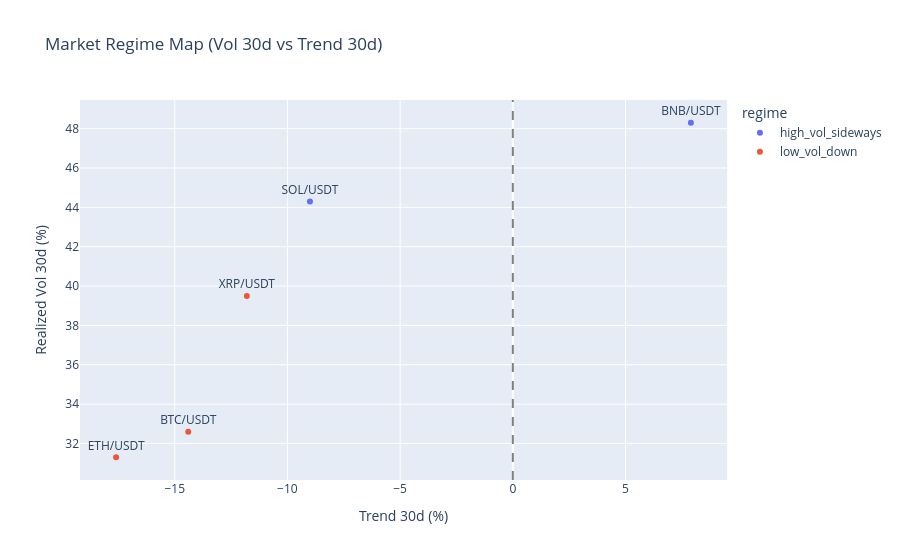

Notebook code cell kept with this figure:
### Markdown cell above
## 4. Market Regime Summary

### Code cell
regime = ch.query_df("""
WITH daily_close AS (
    SELECT symbol, toDate(open_time) AS d, argMax(close, open_time) AS c
    FROM crypto.fact_candles WHERE interval='1m' AND open_time >= now() - INTERVAL 30 DAY
    GROUP BY symbol, d
),
trend AS (
    SELECT symbol,
        round((argMax(c,d) - argMin(c,d)) / nullIf(argMin(c,d),0)*100, 1) AS trend_pct
    FROM daily_close GROUP BY symbol
)
SELECT v.symbol,
    round(v.realized_vol_30d*100,1) AS vol_30d,
    t.trend_pct,
    CASE
        WHEN v.realized_vol_30d > 0.4 AND t.trend_pct >  10 THEN 'high_vol_up'
        WHEN v.realized_vol_30d > 0.4 AND t.trend_pct < -10 THEN 'high_vol_down'
        WHEN v.realized_vol_30d > 0.4                       THEN 'high_vol_sideways'
        WHEN t.trend_pct > 5                                THEN 'low_vol_up'
        WHEN t.trend_pct < -5                               THEN 'low_vol_down'
        ELSE                                                     'low_vol_sideways'
    END AS regime
FROM crypto.mart_volatility v
JOIN trend t USING (symbol)
WHERE (v.exchange, v.symbol, v.window_start) IN (
    SELECT exchange, symbol, max(window_start) FROM crypto.mart_volatility GROUP BY exchange, symbol
)
""")

fig = px.scatter(regime, x='trend_pct', y='vol_30d', text='symbol', color='regime',
                 title='Market Regime Map (Vol 30d vs Trend 30d)',
                 labels={'trend_pct': 'Trend 30d (%)', 'vol_30d': 'Realized Vol 30d (%)'})
fig.update_traces(textposition='top center')
fig.add_vline(x=0, line_dash='dash', line_color='grey')
fig.show()

### Figure 1 — Plotly figure (JSON) as saved in the notebook; plotly's stock layout.template omitted (floating-point values rounded to 4 significant figures)
{"data": [{"hovertemplate": "regime=high_vol_sideways<br>Trend 30d (%)=%{x}<br>Realized Vol 30d (%)=%{y}<br>symbol=%{text}<extra></extra>", "legendgroup": "high_vol_sideways", "marker": {"color": "#636efa", "symbol": "circle"}, "mode": "markers+text", "name": "high_vol_sideways", "orientation": "v", "showlegend": true, "text": ["BNB/USDT", "SOL/USDT"], "textposition": "top center", "type": "scatter", "x": [7.9, -9.0], "xaxis": "x", "y": [48.3, 44.3], "yaxis": "y"}, {"hovertemplate": "regime=low_vol_down<br>Trend 30d (%)=%{x}<br>Realized Vol 30d (%)=%{y}<br>symbol=%{text}<extra></extra>", "legendgroup": "low_vol_down", "marker": {"color": "#EF553B", "symbol": "circle"}, "mode": "markers+text", "name": "low_vol_down", "orientation": "v", "showlegend": true, "text": ["BTC/USDT", "ETH/USDT", "XRP/USDT"], "textposition": "top center", "type": "scatter", "x": [-14.4, -17.6, -11.8], "xaxis": "x", "y": [32.6, 31.3, 39.5], "yaxis": "y"}], "layout": {"legend": {"title": {"text": "regime"}, "tracegroupgap": 0}, "shapes": [{"line": {"color": "grey", "dash": "dash"}, "type": "line", "x0": 0, "x1": 0, "xref": "x", "y0": 0, "y1": 1, "yref": "y domain"}], "title": {"text": "Market Regime Map (Vol 30d vs Trend 30d)"}, "xaxis": {"anchor": "y", "domain": [0, 1], "title": {"text": "Trend 30d (%)"}}, "yaxis": {"anchor": "x", "domain": [0, 1], "title": {"text": "Realized Vol 30d (%)"}}}}
